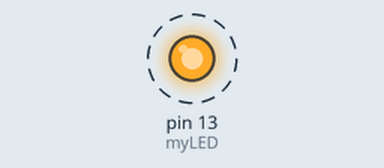
Simulated run of this sketch. Board: Arduino Uno, built with avr-gcc and run on an emulated ATmega328P. Parts: output pins drawn as LEDs (lit = HIGH). Dashed ring = blinking.

Above: at 0.2 s.
Timing chart, 0 to 3.0 s (numbered marks = the images above):
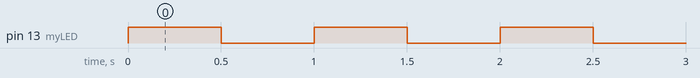

Measured:
- by itself, pin 13 (myLED): alternates HIGH for 0.50 s and LOW for 0.50 s

The sketch:

___PROJECTNAMEASIDENTIFIER___.ino
```cpp
/* Name: ___PROJECTNAME___
 * Author: ___FULLUSERNAME___, ___DATE___ ___TIME___
 */
#include "Arduino.h"
// Define variables and constants

uint8_t myLED;


//
// Brief  Setup
// Details  Define the pin the LED is connected to
//
// Add setup code
void setup() {
  // myLED pin number
  myLED = 13;
  pinMode(myLED, OUTPUT);
}

//
void loop() {
  digitalWrite(myLED, HIGH);
  delay(500);
  digitalWrite(myLED, LOW);
  delay(500);
}
```
